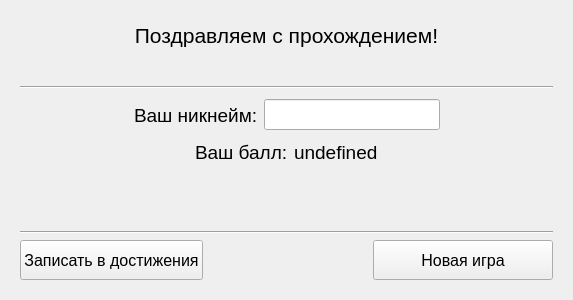
<?xml version="1.0" encoding="UTF-8"?>
<ui version="4.0">
 <class>MessageWidget</class>
 <widget class="QWidget" name="MessageWidget">
  <property name="geometry">
   <rect>
    <x>0</x>
    <y>0</y>
    <width>573</width>
    <height>300</height>
   </rect>
  </property>
  <property name="windowTitle">
   <string>Вы прошли уровень!</string>
  </property>
  <layout class="QVBoxLayout" name="verticalLayout">
   <item>
    <widget class="QStackedWidget" name="stackedWidget">
     <widget class="QWidget" name="page">
      <layout class="QVBoxLayout" name="verticalLayout_2">
       <item>
        <widget class="QLabel" name="label">
         <property name="minimumSize">
          <size>
           <width>0</width>
           <height>30</height>
          </size>
         </property>
         <property name="font">
          <font>
           <pointsize>16</pointsize>
          </font>
         </property>
         <property name="text">
          <string>Поздравляем с прохождением!</string>
         </property>
         <property name="alignment">
          <set>Qt::AlignCenter</set>
         </property>
        </widget>
       </item>
       <item>
        <spacer name="verticalSpacer">
         <property name="orientation">
          <enum>Qt::Vertical</enum>
         </property>
         <property name="sizeHint" stdset="0">
          <size>
           <width>20</width>
           <height>40</height>
          </size>
         </property>
        </spacer>
       </item>
       <item>
        <widget class="Line" name="line_2">
         <property name="orientation">
          <enum>Qt::Horizontal</enum>
         </property>
        </widget>
       </item>
       <item>
        <layout class="QHBoxLayout" name="horizontalLayout">
         <item>
          <spacer name="horizontalSpacer">
           <property name="orientation">
            <enum>Qt::Horizontal</enum>
           </property>
           <property name="sizeHint" stdset="0">
            <size>
             <width>40</width>
             <height>20</height>
            </size>
           </property>
          </spacer>
         </item>
         <item>
          <widget class="QLabel" name="label_2">
           <property name="minimumSize">
            <size>
             <width>0</width>
             <height>40</height>
            </size>
           </property>
           <property name="font">
            <font>
             <pointsize>14</pointsize>
            </font>
           </property>
           <property name="text">
            <string>Ваш никнейм:</string>
           </property>
          </widget>
         </item>
         <item>
          <widget class="QLineEdit" name="playerName">
           <property name="maximumSize">
            <size>
             <width>200</width>
             <height>16777215</height>
            </size>
           </property>
           <property name="font">
            <font>
             <pointsize>14</pointsize>
            </font>
           </property>
          </widget>
         </item>
         <item>
          <spacer name="horizontalSpacer_2">
           <property name="orientation">
            <enum>Qt::Horizontal</enum>
           </property>
           <property name="sizeHint" stdset="0">
            <size>
             <width>40</width>
             <height>20</height>
            </size>
           </property>
          </spacer>
         </item>
        </layout>
       </item>
       <item>
        <layout class="QHBoxLayout" name="horizontalLayout_3">
         <item>
          <spacer name="horizontalSpacer_5">
           <property name="orientation">
            <enum>Qt::Horizontal</enum>
           </property>
           <property name="sizeHint" stdset="0">
            <size>
             <width>40</width>
             <height>20</height>
            </size>
           </property>
          </spacer>
         </item>
         <item>
          <widget class="QLabel" name="label_3">
           <property name="font">
            <font>
             <pointsize>14</pointsize>
            </font>
           </property>
           <property name="text">
            <string>Ваш балл:</string>
           </property>
          </widget>
         </item>
         <item>
          <widget class="QLabel" name="lbl_score">
           <property name="font">
            <font>
             <pointsize>14</pointsize>
            </font>
           </property>
           <property name="text">
            <string>undefined</string>
           </property>
          </widget>
         </item>
         <item>
          <spacer name="horizontalSpacer_6">
           <property name="orientation">
            <enum>Qt::Horizontal</enum>
           </property>
           <property name="sizeHint" stdset="0">
            <size>
             <width>40</width>
             <height>20</height>
            </size>
           </property>
          </spacer>
         </item>
        </layout>
       </item>
       <item>
        <spacer name="verticalSpacer_2">
         <property name="orientation">
          <enum>Qt::Vertical</enum>
         </property>
         <property name="sizeHint" stdset="0">
          <size>
           <width>20</width>
           <height>40</height>
          </size>
         </property>
        </spacer>
       </item>
       <item>
        <spacer name="verticalSpacer_4">
         <property name="orientation">
          <enum>Qt::Vertical</enum>
         </property>
         <property name="sizeHint" stdset="0">
          <size>
           <width>20</width>
           <height>40</height>
          </size>
         </property>
        </spacer>
       </item>
       <item>
        <widget class="Line" name="line">
         <property name="orientation">
          <enum>Qt::Horizontal</enum>
         </property>
        </widget>
       </item>
       <item>
        <layout class="QHBoxLayout" name="horizontalLayout_2">
         <item>
          <widget class="QPushButton" name="btn_writeInTable">
           <property name="minimumSize">
            <size>
             <width>150</width>
             <height>40</height>
            </size>
           </property>
           <property name="font">
            <font>
             <pointsize>12</pointsize>
            </font>
           </property>
           <property name="text">
            <string>Записать в достижения</string>
           </property>
          </widget>
         </item>
         <item>
          <spacer name="horizontalSpacer_4">
           <property name="orientation">
            <enum>Qt::Horizontal</enum>
           </property>
           <property name="sizeHint" stdset="0">
            <size>
             <width>40</width>
             <height>20</height>
            </size>
           </property>
          </spacer>
         </item>
         <item>
          <widget class="QPushButton" name="btn_newGame">
           <property name="minimumSize">
            <size>
             <width>180</width>
             <height>40</height>
            </size>
           </property>
           <property name="font">
            <font>
             <pointsize>12</pointsize>
            </font>
           </property>
           <property name="text">
            <string>Новая игра</string>
           </property>
          </widget>
         </item>
        </layout>
       </item>
      </layout>
     </widget>
     <widget class="QWidget" name="page_2"/>
    </widget>
   </item>
  </layout>
 </widget>
 <resources/>
 <connections/>
</ui>
